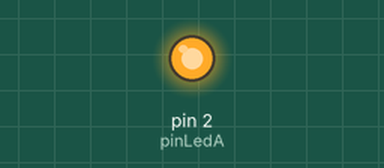
Simulated run of this sketch. Board: Arduino Uno, built with avr-gcc and run on an emulated ATmega328P. Parts: output pins drawn as LEDs (lit = HIGH).

Above: at 2.5 s.
At 7.5 s:
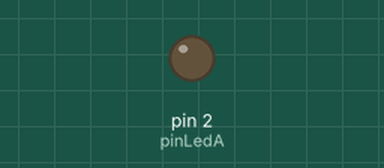
Timing chart, 0 to 13.0 s (numbered marks = the images above):
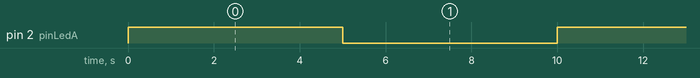

The sketch:

Ontap_Cau1.ino
```cpp
#define pinLedA 2

void setup() {
  pinMode(pinLedA, OUTPUT);
}

void loop() {
  digitalWrite(pinLedA, 1);
  delay(5000);
  digitalWrite(pinLedA, 0);
  delay(5000);
}
```

Measured:
- by itself, pin 2 (pinLedA): alternates HIGH for 5.0 s and LOW for 5.0 s
